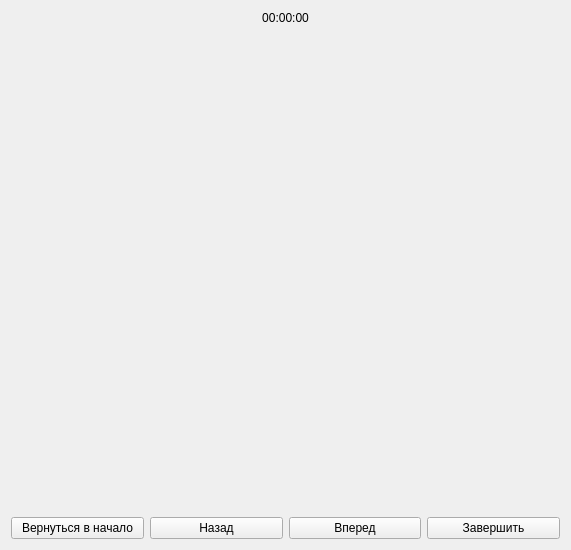
<?xml version="1.0" encoding="UTF-8"?>
<ui version="4.0">
 <class>PassingTestWindow</class>
 <widget class="QWidget" name="PassingTestWindow">
  <property name="geometry">
   <rect>
    <x>0</x>
    <y>0</y>
    <width>571</width>
    <height>550</height>
   </rect>
  </property>
  <property name="windowTitle">
   <string>Form</string>
  </property>
  <layout class="QGridLayout" name="gridLayout">
   <item row="0" column="0" colspan="4">
    <widget class="QLabel" name="timeLabel">
     <property name="sizePolicy">
      <sizepolicy hsizetype="Ignored" vsizetype="Maximum">
       <horstretch>0</horstretch>
       <verstretch>0</verstretch>
      </sizepolicy>
     </property>
     <property name="styleSheet">
      <string notr="true">font: 700 22pt &quot;Segoe UI&quot;;</string>
     </property>
     <property name="text">
      <string>00:00:00</string>
     </property>
     <property name="alignment">
      <set>Qt::AlignCenter</set>
     </property>
    </widget>
   </item>
   <item row="1" column="0" colspan="4">
    <widget class="TaskViewWidget" name="taskViewWidget" native="true">
     <property name="sizePolicy">
      <sizepolicy hsizetype="Expanding" vsizetype="Preferred">
       <horstretch>0</horstretch>
       <verstretch>0</verstretch>
      </sizepolicy>
     </property>
    </widget>
   </item>
   <item row="2" column="0">
    <widget class="QPushButton" name="goToMainWindowButton">
     <property name="text">
      <string>Вернуться в начало</string>
     </property>
    </widget>
   </item>
   <item row="2" column="1">
    <widget class="QPushButton" name="prevButton">
     <property name="text">
      <string>Назад</string>
     </property>
    </widget>
   </item>
   <item row="2" column="2">
    <widget class="QPushButton" name="nextButton">
     <property name="text">
      <string>Вперед</string>
     </property>
    </widget>
   </item>
   <item row="2" column="3">
    <widget class="QPushButton" name="finishButton">
     <property name="text">
      <string>Завершить</string>
     </property>
    </widget>
   </item>
  </layout>
 </widget>
 <customwidgets>
  <customwidget>
   <class>TaskViewWidget</class>
   <extends>QWidget</extends>
   <header>Task/TaskViewWidget.h</header>
   <container>1</container>
  </customwidget>
 </customwidgets>
 <resources/>
 <connections/>
</ui>
